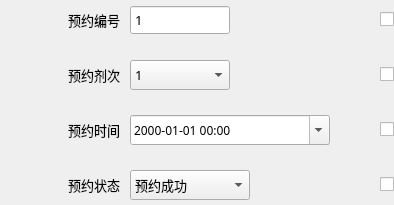
                  <widget class="QWidget" name="widget_appointment" native="true">
                   <property name="sizePolicy">
                    <sizepolicy hsizetype="Fixed" vsizetype="Fixed">
                     <horstretch>0</horstretch>
                     <verstretch>0</verstretch>
                    </sizepolicy>
                   </property>
                   <layout class="QGridLayout" name="gridLayout_8">
                    <property name="leftMargin">
                     <number>0</number>
                    </property>
                    <property name="topMargin">
                     <number>0</number>
                    </property>
                    <property name="rightMargin">
                     <number>0</number>
                    </property>
                    <property name="bottomMargin">
                     <number>0</number>
                    </property>
                    <property name="horizontalSpacing">
                     <number>10</number>
                    </property>
                    <property name="verticalSpacing">
                     <number>15</number>
                    </property>
                    <item row="2" column="1">
                     <widget class="QDateTimeEdit" name="dateTimeEdit_appointment_datetime">
                      <property name="sizePolicy">
                       <sizepolicy hsizetype="Fixed" vsizetype="Fixed">
                        <horstretch>0</horstretch>
                        <verstretch>0</verstretch>
                       </sizepolicy>
                      </property>
                      <property name="minimumSize">
                       <size>
                        <width>200</width>
                        <height>30</height>
                       </size>
                      </property>
                      <property name="maximumSize">
                       <size>
                        <width>200</width>
                        <height>30</height>
                       </size>
                      </property>
                      <property name="font">
                       <font>
                        <family>微软雅黑</family>
                        <pointsize>9</pointsize>
                       </font>
                      </property>
                      <property name="accelerated">
                       <bool>false</bool>
                      </property>
                      <property name="showGroupSeparator" stdset="0">
                       <bool>false</bool>
                      </property>
                      <property name="currentSection">
                       <enum>QDateTimeEdit::YearSection</enum>
                      </property>
                      <property name="displayFormat">
                       <string>yyyy-MM-dd HH:mm</string>
                      </property>
                      <property name="calendarPopup">
                       <bool>true</bool>
                      </property>
                     </widget>
                    </item>
                    <item row="3" column="1">
                     <widget class="QComboBox" name="comboBox_appointment_status">
                      <property name="sizePolicy">
                       <sizepolicy hsizetype="Fixed" vsizetype="Fixed">
                        <horstretch>0</horstretch>
                        <verstretch>0</verstretch>
                       </sizepolicy>
                      </property>
                      <property name="minimumSize">
                       <size>
                        <width>120</width>
                        <height>30</height>
                       </size>
                      </property>
                      <property name="maximumSize">
                       <size>
                        <width>120</width>
                        <height>30</height>
                       </size>
                      </property>
                      <property name="font">
                       <font>
                        <family>微软雅黑</family>
                        <pointsize>10</pointsize>
                       </font>
                      </property>
                      <property name="currentIndex">
                       <number>0</number>
                      </property>
                      <item>
                       <property name="text">
                        <string>预约成功</string>
                       </property>
                      </item>
                      <item>
                       <property name="text">
                        <string>取消预约</string>
                       </property>
                      </item>
                      <item>
                       <property name="text">
                        <string>完成预约</string>
                       </property>
                      </item>
                      <item>
                       <property name="text">
                        <string>未完成</string>
                       </property>
                      </item>
                     </widget>
                    </item>
                    <item row="2" column="3">
                     <widget class="QCheckBox" name="checkBox_appointment_datetime">
                      <property name="sizePolicy">
                       <sizepolicy hsizetype="Fixed" vsizetype="Fixed">
                        <horstretch>0</horstretch>
                        <verstretch>0</verstretch>
                       </sizepolicy>
                      </property>
                      <property name="text">
                       <string/>
                      </property>
                     </widget>
                    </item>
                    <item row="0" column="3">
                     <widget class="QCheckBox" name="checkBox_appointment_id">
                      <property name="sizePolicy">
                       <sizepolicy hsizetype="Fixed" vsizetype="Fixed">
                        <horstretch>0</horstretch>
                        <verstretch>0</verstretch>
                       </sizepolicy>
                      </property>
                      <property name="text">
                       <string/>
                      </property>
                     </widget>
                    </item>
                    <item row="0" column="2">
                     <spacer name="horizontalSpacer_10">
                      <property name="orientation">
                       <enum>Qt::Horizontal</enum>
                      </property>
                      <property name="sizeHint" stdset="0">
                       <size>
                        <width>40</width>
                        <height>20</height>
                       </size>
                      </property>
                     </spacer>
                    </item>
                    <item row="2" column="0">
                     <widget class="QLabel" name="label_32">
                      <property name="sizePolicy">
                       <sizepolicy hsizetype="Fixed" vsizetype="Fixed">
                        <horstretch>0</horstretch>
                        <verstretch>0</verstretch>
                       </sizepolicy>
                      </property>
                      <property name="minimumSize">
                       <size>
                        <width>120</width>
                        <height>40</height>
                       </size>
                      </property>
                      <property name="font">
                       <font>
                        <family>微软雅黑</family>
                        <pointsize>10</pointsize>
                       </font>
                      </property>
                      <property name="text">
                       <string>预约时间</string>
                      </property>
                      <property name="alignment">
                       <set>Qt::AlignRight|Qt::AlignTrailing|Qt::AlignVCenter</set>
                      </property>
                     </widget>
                    </item>
                    <item row="0" column="1">
                     <widget class="QSpinBox" name="spinBox_appointment_id">
                      <property name="sizePolicy">
                       <sizepolicy hsizetype="Fixed" vsizetype="Fixed">
                        <horstretch>0</horstretch>
                        <verstretch>0</verstretch>
                       </sizepolicy>
                      </property>
                      <property name="minimumSize">
                       <size>
                        <width>100</width>
                        <height>30</height>
                       </size>
                      </property>
                      <property name="maximumSize">
                       <size>
                        <width>100</width>
                        <height>30</height>
                       </size>
                      </property>
                      <property name="font">
                       <font>
                        <family>微软雅黑</family>
                        <pointsize>10</pointsize>
                       </font>
                      </property>
                      <property name="buttonSymbols">
                       <enum>QAbstractSpinBox::NoButtons</enum>
                      </property>
                      <property name="minimum">
                       <number>1</number>
                      </property>
                      <property name="maximum">
                       <number>999999999</number>
                      </property>
                      <property name="value">
                       <number>1</number>
                      </property>
                     </widget>
                    </item>
                    <item row="3" column="0">
                     <widget class="QLabel" name="label_33">
                      <property name="sizePolicy">
                       <sizepolicy hsizetype="Fixed" vsizetype="Fixed">
                        <horstretch>0</horstretch>
                        <verstretch>0</verstretch>
                       </sizepolicy>
                      </property>
                      <property name="minimumSize">
                       <size>
                        <width>120</width>
                        <height>40</height>
                       </size>
                      </property>
                      <property name="font">
                       <font>
                        <family>微软雅黑</family>
                        <pointsize>10</pointsize>
                       </font>
                      </property>
                      <property name="text">
                       <string>预约状态</string>
                      </property>
                      <property name="alignment">
                       <set>Qt::AlignRight|Qt::AlignTrailing|Qt::AlignVCenter</set>
                      </property>
                     </widget>
                    </item>
                    <item row="3" column="3">
                     <widget class="QCheckBox" name="checkBox_appointment_status">
                      <property name="sizePolicy">
                       <sizepolicy hsizetype="Fixed" vsizetype="Fixed">
                        <horstretch>0</horstretch>
                        <verstretch>0</verstretch>
                       </sizepolicy>
                      </property>
                      <property name="text">
                       <string/>
                      </property>
                     </widget>
                    </item>
                    <item row="0" column="0">
                     <widget class="QLabel" name="label_31">
                      <property name="sizePolicy">
                       <sizepolicy hsizetype="Fixed" vsizetype="Fixed">
                        <horstretch>0</horstretch>
                        <verstretch>0</verstretch>
                       </sizepolicy>
                      </property>
                      <property name="minimumSize">
                       <size>
                        <width>120</width>
                        <height>40</height>
                       </size>
                      </property>
                      <property name="font">
                       <font>
                        <family>微软雅黑</family>
                        <pointsize>10</pointsize>
                       </font>
                      </property>
                      <property name="text">
                       <string>预约编号</string>
                      </property>
                      <property name="alignment">
                       <set>Qt::AlignRight|Qt::AlignTrailing|Qt::AlignVCenter</set>
                      </property>
                     </widget>
                    </item>
                    <item row="1" column="0">
                     <widget class="QLabel" name="label_36">
                      <property name="sizePolicy">
                       <sizepolicy hsizetype="Fixed" vsizetype="Fixed">
                        <horstretch>0</horstretch>
                        <verstretch>0</verstretch>
                       </sizepolicy>
                      </property>
                      <property name="minimumSize">
                       <size>
                        <width>120</width>
                        <height>40</height>
                       </size>
                      </property>
                      <property name="font">
                       <font>
                        <family>微软雅黑</family>
                        <pointsize>10</pointsize>
                       </font>
                      </property>
                      <property name="text">
                       <string>预约剂次</string>
                      </property>
                      <property name="alignment">
                       <set>Qt::AlignRight|Qt::AlignTrailing|Qt::AlignVCenter</set>
                      </property>
                     </widget>
                    </item>
                    <item row="1" column="1">
                     <widget class="QComboBox" name="comboBox_vaccination_times">
                      <property name="sizePolicy">
                       <sizepolicy hsizetype="Fixed" vsizetype="Fixed">
                        <horstretch>0</horstretch>
                        <verstretch>0</verstretch>
                       </sizepolicy>
                      </property>
                      <property name="minimumSize">
                       <size>
                        <width>100</width>
                        <height>30</height>
                       </size>
                      </property>
                      <property name="maximumSize">
                       <size>
                        <width>100</width>
                        <height>30</height>
                       </size>
                      </property>
                      <property name="font">
                       <font>
                        <family>微软雅黑</family>
                        <pointsize>10</pointsize>
                       </font>
                      </property>
                      <item>
                       <property name="text">
                        <string>1</string>
                       </property>
                      </item>
                      <item>
                       <property name="text">
                        <string>2</string>
                       </property>
                      </item>
                      <item>
                       <property name="text">
                        <string>3</string>
                       </property>
                      </item>
                     </widget>
                    </item>
                    <item row="1" column="3">
                     <widget class="QCheckBox" name="checkBox_vaccination_times">
                      <property name="sizePolicy">
                       <sizepolicy hsizetype="Fixed" vsizetype="Fixed">
                        <horstretch>0</horstretch>
                        <verstretch>0</verstretch>
                       </sizepolicy>
                      </property>
                      <property name="text">
                       <string/>
                      </property>
                     </widget>
                    </item>
                   </layout>
                  </widget>
